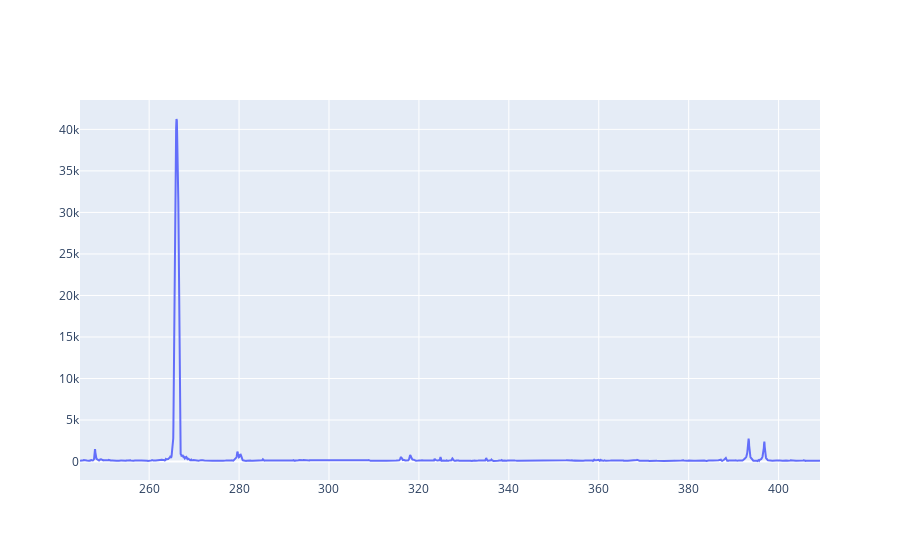

The notebook cell saved with this chart:
### Code cell
fig = go.Figure()
fig.add_trace(
    go.Scatter(
        x=map_data.wvl,
        # y=map_data.spectra[0,:]
        y=maxima_spectrum
    )
)

### Figure 1 — Plotly figure (JSON) as saved in the notebook; plotly's stock layout.template omitted (floating-point values rounded to 4 significant figures; data arrays with more than 128 entries replaced by an {"elided": "..."} marker saying what was removed)
{"data": [{"type": "scatter", "x": {"elided": "4096 float values"}, "y": {"elided": "4096 float values"}}], "layout": {}}
